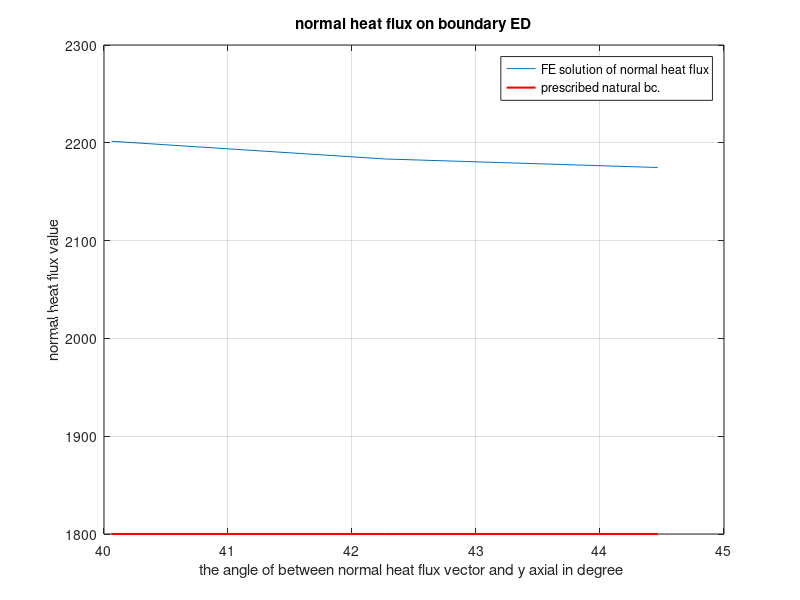

The MATLAB source for this figure:
% plot calculation solution of the flux along edge ED
load('qx.mat');
load('qy.mat');
load('Xcen.mat');
load('Ycen.mat');
load('Q.mat');
Qin=zeros(1,3)
GFe=[62,64,66];
flux=Q(GFe');
Xgf=Xcen(GFe');Ygf=Ycen(GFe');
Qxgf=qx(GFe');Qygf=qy(GFe');
for i=1:3
x=Xgf(i),y=Ygf(i);
q_x=Qxgf(i),q_y=Qygf(i);
Csita1=q_x/sqrt(q_x^2+q_y^2);Ssita1=q_y/sqrt(q_x^2+q_y^2)
Csita0=x/sqrt(x^2+y^2);Ssita0=y/sqrt(x^2+y^2);
Csitap=Csita0*Csita1+Ssita0*Ssita1;
qin=flux(i)*Csitap;
Qin(i)=qin;
end
Csita=Ygf(3)/sqrt(Ygf(3)^2+Xgf(3)^2);
sita=(acos(Csita)/pi)*180; % sita is the angle between vector node#5 point to point(0,0) and y axial.
SITA=40.0612:(sita-40.0612)/2:sita;
plot(SITA,Qin);
xlabel('the angle of between normal heat flux vector and y axial in degree ');
ylabel('normal heat flux value');
title('normal heat flux on boundary ED');
hold on
a=zeros(1,3);
for i=1:3
a(i)=1800;
end
plot(SITA,a,'r-','LineWidth',1.5);
legend('FE solution of normal heat flux','prescribed natural bc.')
grid on